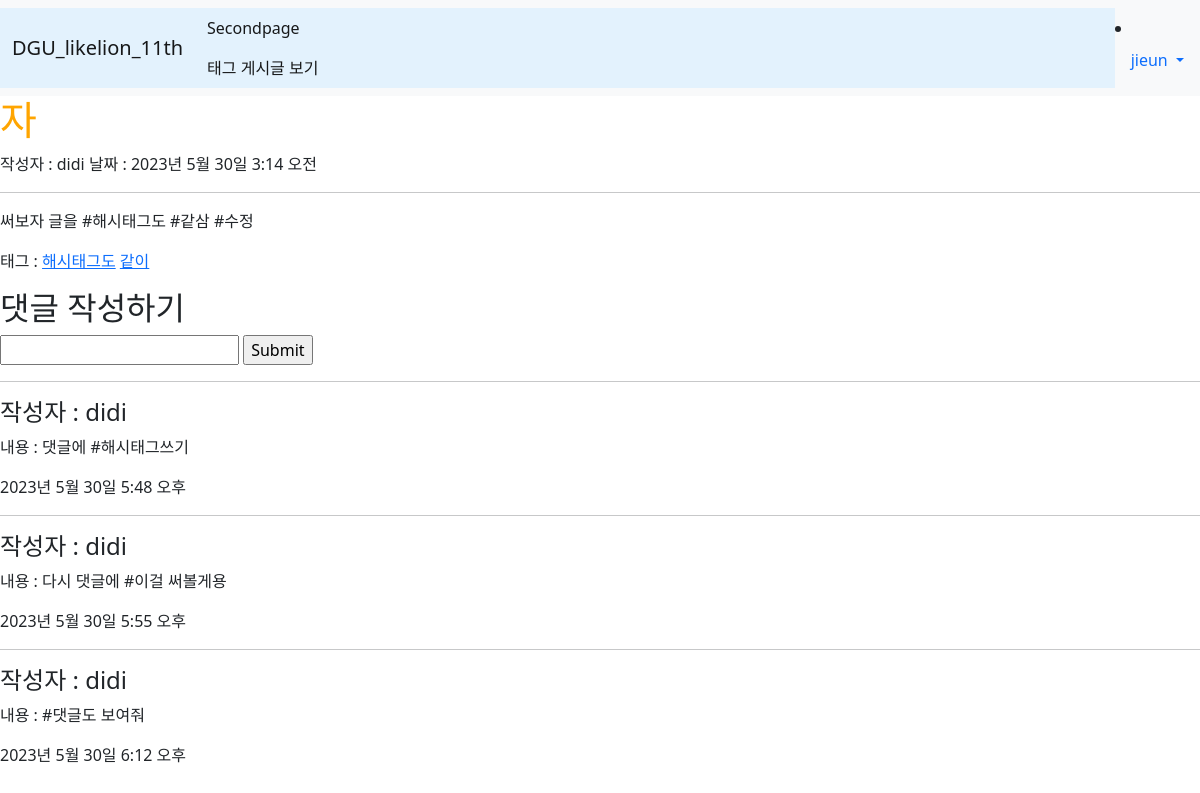
The app's page /9 (signed in) with its own data.
### main/models.py (models this page shows, shortened)
class Blog(models.Model):
    title = models.CharField(max_length=200)
    writer = models.ForeignKey(User, null=False, blank=False, on_delete=models.CASCADE)
    pub_date = models.DateTimeField()
    body = models.TextField()
    image = models.ImageField(upload_to="blog/", blank=True, null=True)
    tags = models.ManyToManyField(Tag, related_name='blogs', blank=True)

class Tag(models.Model):
    name=models.CharField(max_length=30, null=False, blank=False)
    def __str__(self):
        return self.name

class Comment(models.Model):
    content = models.TextField()
    pub_date = models.DateTimeField()
    writer = models.ForeignKey(User, null=False, blank=False, on_delete=models.CASCADE)
    blog = models.ForeignKey(Blog, null=False, blank=False, on_delete=models.CASCADE)
    tags = models.ManyToManyField(Tag, related_name='comments', blank=True)

### main/views.py (the view, shortened to what this page needs)
# urls.py: path('<int:id>', detail, name="detail"),
def detail(request, id):
    blog = get_object_or_404(Blog, pk = id)
    if request.method == 'GET':
        comments = Comment.objects.filter(blog=blog)
        return render(request, 'main/detail.html', {
            'blog':blog,
            'comments':comments,
            })

### main/templates/main/detail.html (shortened to what this page needs)
{% extends 'base.html' %}
{% load static %}
{% block content %}
<h1>{{blog.title}}</h1>
작성자 : {{blog.writer}}
날짜 : {{blog.pub_date}}
<hr>
<p>{{blog.body}}</p>
<p>태그 :
    {% for tag in blog.tags.all %}
    <a href = "{% url 'main:tag_blogs' tag.pk %}">{{ tag.name}}</a>
    {% endfor %}
</p>
<div class="comment_container">
    <div class="comment_form">
        <h2>댓글 작성하기</h2>
        <form method="POST" action="{% url 'main:detail' blog.id %}">
            <input type="text" name="content">
            <input type="submit" name="submit">
        </form>
    </div>
    <div class="comment_list">
        {% for c in comments %}
        <hr>
        <h4>작성자 : {{c.writer}}</h4>
        <p>내용 : {{c.content}}</p>
        <p>{{c.pub_date}}</p>
        {% endfor %}
    </div>
</div>
{% endblock %}

### likelion_11th_session/templates/shared/_navbar.html (shortened to what this page needs)
<nav class="navbar navbar-expand-lg navbar-light bg-light">
    <div class="container-fluid" style="background-color: #e3f2fd;">
    <a class="navbar-brand" href="{% url 'main:mainpage' %}">DGU_likelion_11th</a>
    <div class="collapse navbar-collapse" id="navbarNav">
        <ul class="navbar-nav">
        <li class="nav-item">
            <a class="nav-link active" aria-current="page" href="{% url 'main:secondpage' %}">Secondpage</a>
            <a class="nav-link active" arla-current="page" href="{% url 'main:tag_list' %}">태그 게시글 보기</a>
        </li>
        </ul>
    </div>
    </div>
    <li class="nav-item dropdown">
        {% if user.is_authenticated %}
        <a class="nav-link dropdown-toggle" href="#" id="navbarDropdown" role="button" data-bs-toggle="dropdown" aria-expanded="false">
         {{user.username}}
        </a>
        {% endif %}
      </li>
  </nav>

### likelion_11th_session/static/css/project.css (style rules this page uses)
h1 { color : orange; }

### records on screen
Blog: title "자", writer "didi", pub_date "2023년 5월 30일 3:14 오전", body "써보자 글을 #해시태그도 #같삼 #수정"
Tag: name "해시태그도"
Tag: name "같이"
Comment: writer "didi", content "댓글에 #해시태그쓰기", pub_date "2023년 5월 30일 5:48 오후"
Comment: writer "didi", content "다시 댓글에 #이걸 써볼게용", pub_date "2023년 5월 30일 5:55 오후"
Comment: writer "didi", content "#댓글도 보여줘", pub_date "2023년 5월 30일 6:12 오후"

### other values on screen
{{ user.username }} "jieun"
